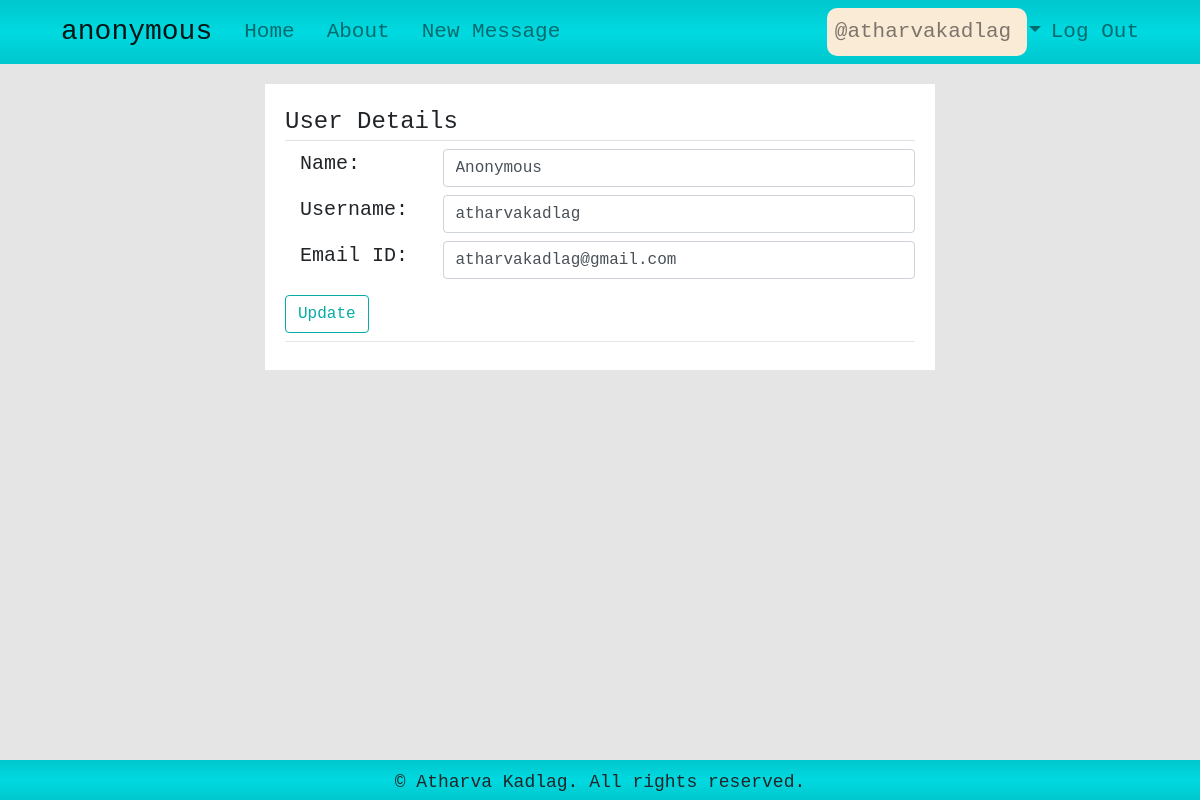
The page /account/update_account (signed in) on the database its author committed.
### anonymous/models.py (models this page shows, shortened)
class Users(db.Model, UserMixin):
    id = db.Column(db.Integer, primary_key=True)
    name = db.Column(db.String(120), nullable=True)
    username = db.Column(db.String(70), unique=True, nullable=False)
    email = db.Column(db.String(120), unique=True, nullable=False)
    password = db.Column(db.String(120), unique=True, nullable=False)
    messages = db.relationship('Messages', backref='sender', lazy=True)

### anonymous/users/routes.py (the view, shortened to what this page needs)
@users.route("/account/update_account", methods=['POST', 'GET'])
@login_required
def update_account():
    form = forms.UpdateForm()
    if request.method == "GET":
        form.name.data = current_user.name
        form.username.data = current_user.username
        form.email.data = current_user.email
    return render_template('update_account.html', form=form)

### anonymous/users/forms.py (shortened to what this page needs)
class UpdateForm(FlaskForm):
    name = StringField('Name:', [DataRequired(), Length(max=120)])
    username = StringField('Username:', [DataRequired(), Length(max=120)])
    email = StringField(
        'Email ID:', [DataRequired(), Email(), Length(max=100)])
    submit = SubmitField('Update')

### anonymous/models.py (called while the page is built)
@login_manager.user_loader
def load_user(id):
    return Users.query.get(id)

### anonymous/templates/update_account.html (shortened to what this page needs)
{% extends 'base.html' %}
{% block content %}
<div class="col-md-8 offset-md-2">
    <form action="" method="POST">
        <fieldset class="form-group">
            <legend class='border-bottom'>User Details</legend>
            <div class='form-group row mb-2'>
                {{ form.name.label(class='col-sm-3 form-control-label') }}
                {% if form.name.errors %}
                {{ form.name(class='col-sm-9 form-control is-invalid') }}
                <div class="invalid-feedback">
                    {% for error in form.name.errors %}
                    <span>{{ error }}</span>
                    {% endfor %}
                </div>
                {% else %}
                {{ form.name(class='col-sm-9 form-control') }}
                {% endif %}
            </div>
            <div class='form-group row mb-2 mb-2'>
                {{ form.username.label(class='col-sm-3 form-control-label') }}
                {% if form.username.errors %}
                {{ form.username(class='col-sm-9 form-control is-invalid') }}
                <div class="invalid-feedback">
                    {% for error in form.username.errors %}
                    <span>{{ error }}</span>
                    {% endfor %}
                </div>
                {% else %}
                {{ form.username(class='col-sm-9 form-control') }}
                {% endif %}
            </div>
            <div class='form-group row mb-2 mb-2'>
                {{ form.email.label(class='col-sm-3 form-control-label') }}
                {% if form.email.errors %}
                {{ form.email(class='col-sm-9 form-control is-invalid') }}
                <div class="invalid-feedback">
                    {% for error in form.email.errors %}
                    <span>{{ error }}</span>
                    {% endfor %}
                </div>
                {% else %}
                {{ form.email(class='col-sm-9 form-control') }}
                {% endif %}
            </div>
            {{ form.submit(class='mt-2 btn btn-outline-info') }}
            <hr>
        </fieldset>
    </form>
</div>
{% endblock content %}

### anonymous/templates/base.html (shortened to what this page needs)
<!DOCTYPE html>
<html>
<head>
    <link rel="stylesheet" type="text/css" href="{{url_for('static', filename='css/bootstrap.min.css')}}">
    <link rel="stylesheet" type="text/css" href="{{url_for('static', filename='css/main.css')}}">
</head>
<body>
    <nav class="navbar navbar-expand-lg navbar-light bg-light">
        <div class="container">
            <a class="navbar-brand" href="{{ url_for('main.home') }}">anonymous</a>
            <div class="collapse navbar-collapse" id="navbarSupportedContent">
                <ul class="navbar-nav mr-auto">
                    <li class="nav-item">
                        <a class="nav-link" href="{{ url_for('main.home') }}">Home</a>
                    </li>
                    <li class="nav-item">
                        <a class="nav-link" href="{{ url_for('main.about') }}">About</a>
                    </li>
                    <li class="nav-item">
                        <a class="nav-link" href="{{ url_for('messages.new_message') }}">New Message</a>
                    </li>
                </ul>
                <ul class="navbar-nav ml-auto">
                    {% if current_user.is_authenticated %}
                    <li class="nav-item dropdown">
                        <a class="nav-link dropdown-toggle" href="#" id="navbarDropdown" role="button" data-toggle="dropdown" aria-haspopup="true" aria-expanded="false">
                            @{{current_user.username}}
                        </a>
                    </li>
                    <li class="nav-item">
                        <a class="nav-link" href="{{ url_for('users.logout') }}">Log Out</a>
                    </li>
                    {% endif %}
                </ul>
            </div>
        </div>
    </nav>
    <div class="container">
        {% block content %}
        {% endblock %}
    </div>
    <div id="footer">
        &copy; Atharva Kadlag. All rights reserved.
	</div>
</body>
</html>

### anonymous/static/css/main.css (style rules this page uses)
body { background-color: #0000001a; font-size: 20px; }
.dropdown-menu, .bg-light, #footer { background: rgb(0,199,205); background: linear-gradient(180deg, rgba(0,199,205,1) 0%, rgba(0,217,224,1) 50%, rgba(0,199,205,1) 100%); }
.navbar-light { font-family: monospace; font-size: 1.5em; }
.nav-item, .dropdown-item { border-radius: 1rem; }
.dropdown-toggle { text-align: right; width: 200px; background-color: rgb(250, 235, 215); }
#footer { position: fixed; bottom:0; height: 40px; width: 100%; text-align: center; padding: 0.5em 0 0.5em 0; font-size: 0.9em; }
form { background: white; padding: 1em; margin: 1em; }
a { margin-left: 3px; }

### rows shown on the page
Users: username "atharvakadlag", name "Anonymous", email "atharvakadlag@gmail.com"
